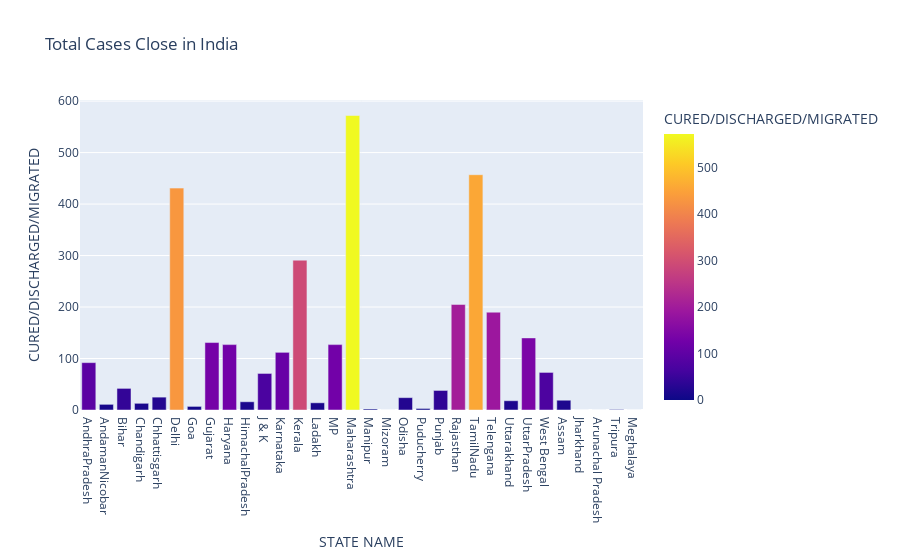

Notebook source saved alongside this figure:
### Code cell
fig=px.bar(covid_india,x="STATE NAME",y="CURED/DISCHARGED/MIGRATED",color='CURED/DISCHARGED/MIGRATED',
           title='Total Cases Close in India')
fig.show()

### Figure 1 — Plotly figure (JSON) as saved in the notebook; plotly's stock layout.template omitted (floating-point values rounded to 4 significant figures)
{"data": [{"alignmentgroup": "True", "hovertemplate": "STATE NAME=%{x}<br>CURED/DISCHARGED/MIGRATED=%{marker.color}<extra></extra>", "legendgroup": "", "marker": {"color": [92, 11, 42, 13, 25, 431, 7, 131, 127, 16, 71, 112, 291, 14, 127, 572, 2, 0, 24, 3, 38, 205, 457, 190, 18, 140, 73, 19, 0, 0, 1, 0], "coloraxis": "coloraxis"}, "name": "", "offsetgroup": "", "orientation": "v", "showlegend": false, "textposition": "auto", "type": "bar", "x": ["AndhraPradesh", "AndamanNicobar", "Bihar", "Chandigarh", "Chhattisgarh", "Delhi", "Goa", "Gujarat", "Haryana", "HimachalPradesh", "J & K", "Karnataka", "Kerala", "Ladakh", "MP", "Maharashtra", "Manipur", "Mizoram", "Odisha", "Puducherry", "Punjab", "Rajasthan", "TamilNadu", "Telengana", "Uttarakhand", "UttarPradesh", "West Bengal", "Assam", "Jharkhand", "Arunachal Pradesh", "Tripura", "Meghalaya"], "xaxis": "x", "y": [92, 11, 42, 13, 25, 431, 7, 131, 127, 16, 71, 112, 291, 14, 127, 572, 2, 0, 24, 3, 38, 205, 457, 190, 18, 140, 73, 19, 0, 0, 1, 0], "yaxis": "y"}], "layout": {"barmode": "relative", "coloraxis": {"colorbar": {"title": {"text": "CURED/DISCHARGED/MIGRATED"}}, "colorscale": [[0, "#0d0887"], [0.1111, "#46039f"], [0.2222, "#7201a8"], [0.3333, "#9c179e"], [0.4444, "#bd3786"], [0.5556, "#d8576b"], [0.6667, "#ed7953"], [0.7778, "#fb9f3a"], [0.8889, "#fdca26"], [1, "#f0f921"]]}, "legend": {"tracegroupgap": 0}, "title": {"text": "Total Cases Close in India"}, "xaxis": {"anchor": "y", "domain": [0, 1], "title": {"text": "STATE NAME"}}, "yaxis": {"anchor": "x", "domain": [0, 1], "title": {"text": "CURED/DISCHARGED/MIGRATED"}}}}
